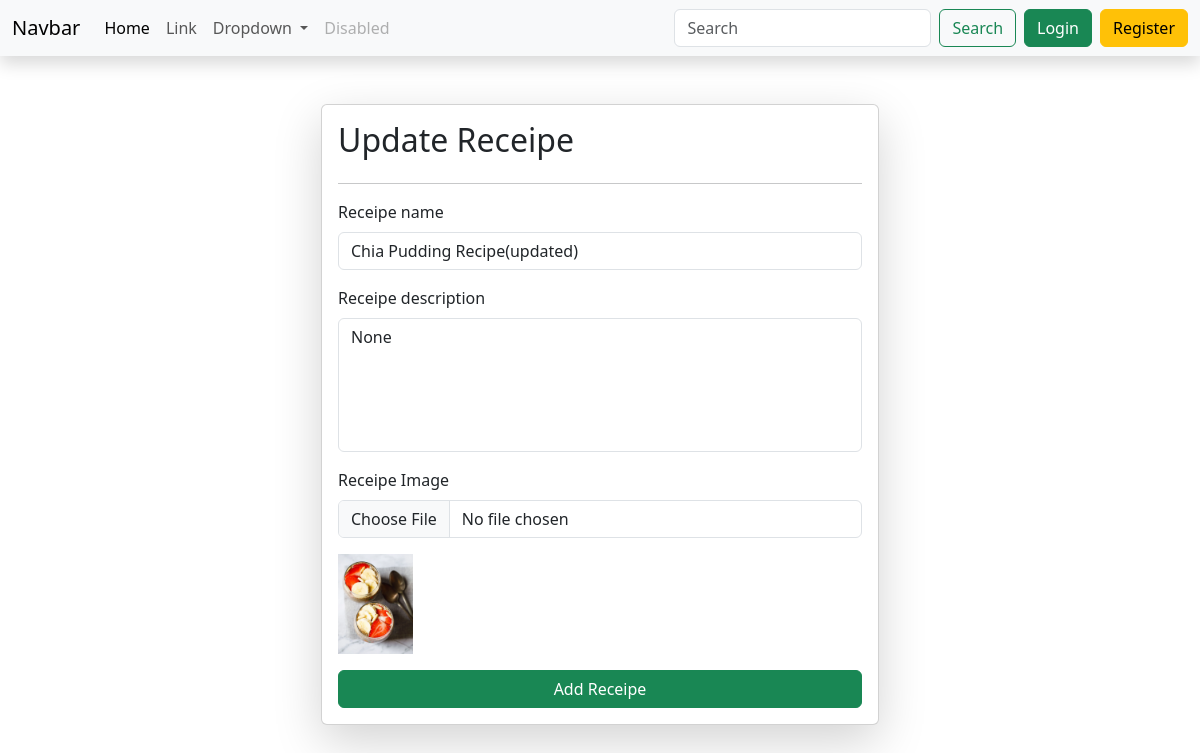
/update-receipe/2/, run on an earlier commit of the app's database.
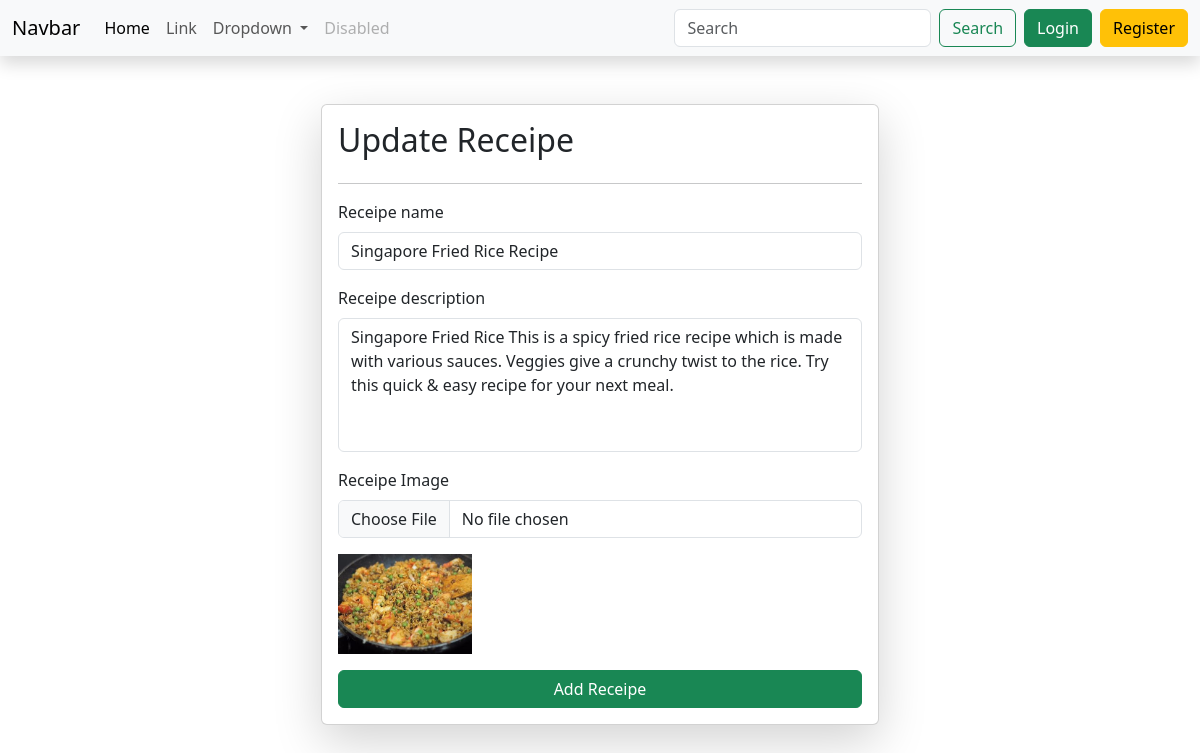
And on a later commit of the database.
### base/models.py (models this page shows)
class Receipe(models.Model):
    user = models.ForeignKey(User, on_delete=models.SET_NULL, null= True, blank=True )
    receipe_name = models.CharField(max_length=100)
    receipe_description = models.TextField()
    receipe_image = models.ImageField(upload_to="receipe")

### base/views.py (the view, shortened to what this page needs)
# urls.py: path('update-receipe/<id>/', views.update_receipe, name="update_receipe"),
def update_receipe(request, id):
    queryset = Receipe.objects.get(id=id)
    context = {'receipe': queryset}
    return render(request, 'update_receipe.html', context)

### base/templates/update_receipe.html (shortened to what this page needs)
{% extends "base.html" %}
{% block body %}
<div class="container mt-5">
    <form class="col-6 mx-auto card p-3 shadow-lg" method="post" enctype="multipart/form-data">
        <h2>Update Receipe</h2>
        <hr>
        <div class="mb-3">
          <label for="exampleInputEmail1" class="form-label">Receipe name</label>
          <input type="text" value="{{receipe.receipe_name}}" class="form-control" name="receipe_name" required>
        </div>
        <div class="mb-3">
          <label for="exampleInputPassword1" class="form-label">Receipe description</label>
          <textarea class="form-control" id="textarea" cols='30' rows='5' name="receipe_description" required>{{receipe.receipe_description}}</textarea>
        </div>
        <div class="mb-3">
          <label for="exampleInputPassword1" class="form-label">Receipe Image</label>
          <input type="file" class="form-control" name="receipe_image">
        </div>
        <div class="mb-3">
            <img src="/media/{{receipe.receipe_image}}" alt="img" style="height:100px">
        </div>
        <button type="submit" class="btn btn-success">Add Receipe</button>
      </form>
</div>
{% endblock  %}

### templates/base.html (shortened to what this page needs)
{% load static %}
<!DOCTYPE html>
<html lang="en">
  <head>
    <link
      href="https://cdn.jsdelivr.net/npm/bootstrap@5.3.2/dist/css/bootstrap.min.css"
      rel="stylesheet"
    />
    <link rel="stylesheet" href="{% static '/css/style.css' %}">
  </head>
  <body>
    {% include "navbar.html" %}
     {% block body %} {% endblock %}
  </body>
</html>

### templates/navbar.html (shortened to what this page needs)
<nav class="navbar navbar-expand-lg bg-body-tertiary shadow">
  <div class="container-fluid">
    <a class="navbar-brand" href="#">Navbar</a>
    <div class="collapse navbar-collapse" id="navbarSupportedContent">
      <ul class="navbar-nav me-auto mb-2 mb-lg-0">
        <li class="nav-item">
          <a class="nav-link active" aria-current="page" href="#">Home</a>
        </li>
        <li class="nav-item">
          <a class="nav-link" href="#">Link</a>
        </li>
        <li class="nav-item dropdown">
          <a
            class="nav-link dropdown-toggle"
            href="#"
            role="button"
            data-bs-toggle="dropdown"
            aria-expanded="false"
          >
            Dropdown
          </a>
        </li>
        <li class="nav-item">
          <a class="nav-link disabled" aria-disabled="true">Disabled</a>
        </li>
      </ul>
      <form class="d-flex" role="search">
        <input
          class="form-control me-2"
          type="search"
          placeholder="Search"
          aria-label="Search"
          name="search"
        />
        <button class="btn btn-outline-success" type="submit">Search</button>
      </form>
      {% if request.user.is_authenticated %}
      <button type="button" class="btn btn-primary position-relative mx-2">
        {{request.user}}
        <span
          class="position-absolute top-0 start-100 translate-middle p-2 bg-danger border border-light rounded-circle"
        >
          <span class="visually-hidden">New alerts</span>
        </span>
      </button>
      <a href="/logout/" class="btn btn-success">Logout</a>
      {% else %}
      <a href="/login/" class="btn btn-success mx-2">Login</a>
      <a href="/register/" class="btn btn-warning">Register</a>
      {% endif %}
    </div>
  </div>
</nav>

### static/css/style.css (style rules this page uses)
#textarea { resize: none; }

What changed in the data, as far as the page shows it:
changed Receipe: receipe_name "Chia Pudding Recipe(updated)" → "Singapore Fried Rice Recipe"; receipe_description "None" → "Singapore Fried Rice This is a spicy fried rice recipe which is made with various sauces. Veggies give a crunchy twist to the rice. Try this quick & easy recipe for your next meal."; receipe_image: a different picture
